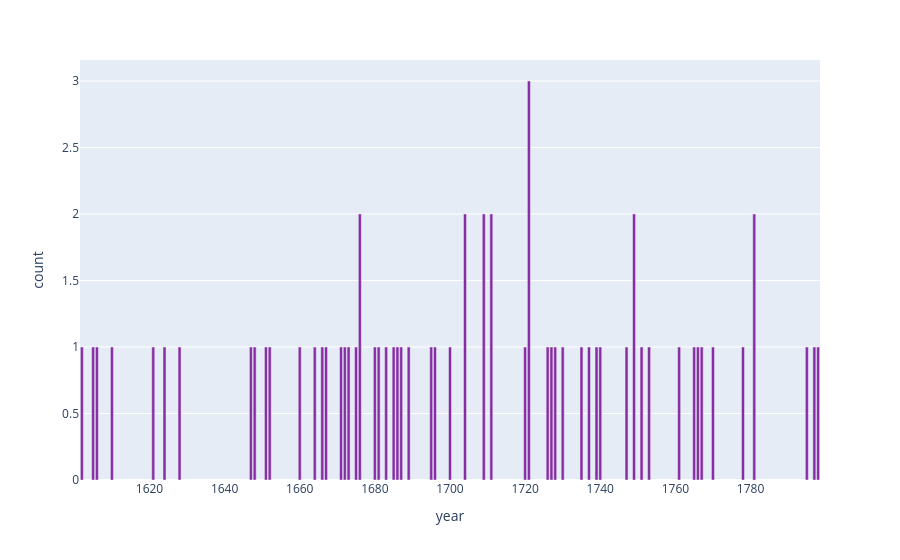

Here is the notebook cell this chart was saved with:
### Code cell
fig = px.bar(agg, x='year', y='count',
             hover_data='id',
             color_discrete_sequence=['rgb(135, 44, 162)'])
fig.show()

### Figure 1 — Plotly figure (JSON) as saved in the notebook; plotly's stock layout.template omitted (floating-point values rounded to 4 significant figures)
{"data": [{"customdata": [["<a href=\"https://orgelpredigt.ur.de/E000001\" target=\"_blank\">Christliche Predigt (Tübingen 1602)</a>"], ["<a href=\"https://orgelpredigt.ur.de/E000002\" target=\"_blank\">Musica instrumentalis (Meißen 1605)</a>"], ["<a href=\"https://orgelpredigt.ur.de/E000029\" target=\"_blank\">Christliche Predigt (Tübingen 1606)</a>"], ["<a href=\"https://orgelpredigt.ur.de/E000030\" target=\"_blank\">Elogium Organi Musici (Altenburg 1610)</a>"], ["<a href=\"https://orgelpredigt.ur.de/E000099\" target=\"_blank\">Corona Templi (Nürnberg 1621)</a>"], ["<a href=\"https://orgelpredigt.ur.de/E000003\" target=\"_blank\">Vlmische Orgel Predigt (Ulm 1624)</a>"], ["<a href=\"https://orgelpredigt.ur.de/E000098\" target=\"_blank\">Musica ecclesiastica (Stettin 1628)</a>"], ["<a href=\"https://orgelpredigt.ur.de/E000096\" target=\"_blank\">Kostbare Bosische Orgel (Zwickau 1647)</a>"], ["<a href=\"https://orgelpredigt.ur.de/E000095\" target=\"_blank\">Längst=gewüntzschte Mittweidische Orgel=Freude (Dresden 1648)</a>"], ["<a href=\"https://orgelpredigt.ur.de/E000092\" target=\"_blank\">Organologismos (Dresden 1651)</a>"], ["<a href=\"https://orgelpredigt.ur.de/E000091\" target=\"_blank\">Stolpenische Ehren-Crone (Dresden 1652)</a>"], ["<a href=\"https://orgelpredigt.ur.de/E000090\" target=\"_blank\">Organolustria Evangelico-Stambachiana (Hof 1660)</a>"], ["<a href=\"https://orgelpredigt.ur.de/E000089\" target=\"_blank\">Encoenia HierOrganica (Halle 1664)</a>"], ["<a href=\"https://orgelpredigt.ur.de/E000086\" target=\"_blank\">Orgel=Predigt (Arnstadt 1666)</a>"], ["<a href=\"https://orgelpredigt.ur.de/E000085\" target=\"_blank\">Das fröliche Hallelujah (Halle 1667)</a>"], ["<a href=\"https://orgelpredigt.ur.de/E000083\" target=\"_blank\">Das Gott=Lob=Schallende Hosianna (Leipzig 1671)</a>"], ["<a href=\"https://orgelpredigt.ur.de/E000082\" target=\"_blank\">Geistliches Orgelwerk (Erfurt 1672)</a>"], ["<a href=\"https://orgelpredigt.ur.de/E000079\" target=\"_blank\">Denck- und Danck-Säule (Rothenburg ob der Tauber [1673])</a>"], ["<a href=\"https://orgelpredigt.ur.de/E000078\" target=\"_blank\">Das fröliche Halleluja (Wittenberg 1675)</a>"], ["<a href=\"https://orgelpredigt.ur.de/E000075\" target=\"_blank\">Das Lieblich=klingende Orgeln und Saiten=Spiel (Coburg 1676)</a>, <a href=\"https://orgelpredigt.ur.de/E000106\" target=\"_blank\">Die andere Predigt (Coburg 1676)</a>"], ["<a href=\"https://orgelpredigt.ur.de/E000073\" target=\"_blank\">Geistlich= und Gott wohlgefälliges Lob- und Danck-Opffer (Bayreuth 1680)</a>"], ["<a href=\"https://orgelpredigt.ur.de/E000072\" target=\"_blank\">Gott und Gnug (Meißen 1681)</a>"], ["<a href=\"https://orgelpredigt.ur.de/E000070\" target=\"_blank\">Cithara Theologica (Schleusingen 1683)</a>"], ["<a href=\"https://orgelpredigt.ur.de/E000108\" target=\"_blank\">Organi Laudes (Plauen 1685)</a>"], ["<a href=\"https://orgelpredigt.ur.de/E000069\" target=\"_blank\">Organum Mysticum (Dresden 1686)</a>"], ["<a href=\"https://orgelpredigt.ur.de/E000068\" target=\"_blank\">Das dem Allmächtigen abzustattende Lob (Altenburg s.a.)</a>"], ["<a href=\"https://orgelpredigt.ur.de/E000067\" target=\"_blank\">Organo-Praxis Mystica (Görlitz 1689)</a>"], ["<a href=\"https://orgelpredigt.ur.de/E000065\" target=\"_blank\">Eine Christliche Orgel=Predigt (Danzig 1695)</a>"], ["<a href=\"https://orgelpredigt.ur.de/E000063\" target=\"_blank\">Schuldiges Lob Gottes (Nürnberg 1696)</a>"], ["<a href=\"https://orgelpredigt.ur.de/E000060\" target=\"_blank\">Die Christliche Harmonie (Jena 1700)</a>"], ["<a href=\"https://orgelpredigt.ur.de/E000058\" target=\"_blank\">Christliche Orgel-Predigt (Danzig s.a.)</a>, <a href=\"https://orgelpredigt.ur.de/E000059\" target=\"_blank\">Einweihungs-Predigt (Görlitz 1704)</a>"], ["<a href=\"https://orgelpredigt.ur.de/E000056\" target=\"_blank\">Orgel Weih-Predigt (Ansbach 1709)</a>, <a href=\"https://orgelpredigt.ur.de/E000057\" target=\"_blank\">Das rein-gestimmte Orgel-Werk unsers Herzens (Nürnberg s.a.)</a>"], ["<a href=\"https://orgelpredigt.ur.de/E000055\" target=\"_blank\">Davids Vermahnung (Dresden 1711)</a>, <a href=\"https://orgelpredigt.ur.de/E000104\" target=\"_blank\">Evangelischer Christen Gott-gefällige Kirch-Weyhung (Dresden 1711)</a>"], ["<a href=\"https://orgelpredigt.ur.de/E000053\" target=\"_blank\">Vivum Dei Organum (Schneeberg s.a.)</a>"], ["<a href=\"https://orgelpredigt.ur.de/E000051\" target=\"_blank\">Die Kneiphöffsche laute Orgel=Stimme (Königsberg 1721)</a>, <a href=\"https://orgelpredigt.ur.de/E000052\" target=\"_blank\">Ein wolgerührtes Orgel=Werck (Königsberg 1721)</a>, <a href=\"https://orgelpredigt.ur.de/E000074\" target=\"_blank\">Glaubiger Kinder Gottes Gott=gefällige Music (Augsburg 1721)</a>"], ["<a href=\"https://orgelpredigt.ur.de/E000048\" target=\"_blank\">Die verstimmte Zwölff Grösseste Pfeiffen (Tübingen s.a.)</a>"], ["<a href=\"https://orgelpredigt.ur.de/E000046\" target=\"_blank\">Die edle und wohlgeordnete Music der Gläubigen (Halle 1727)</a>"], ["<a href=\"https://orgelpredigt.ur.de/E000045\" target=\"_blank\">Hymnosophia sacra (Billwerder 1728)</a>"], ["<a href=\"https://orgelpredigt.ur.de/E000061\" target=\"_blank\">Einweihungs-Predigt (Berlin 1730)</a>"], ["<a href=\"https://orgelpredigt.ur.de/E000042\" target=\"_blank\">Das Neue Lied (Freiberg 1735)</a>"], ["<a href=\"https://orgelpredigt.ur.de/E000109\" target=\"_blank\">Stimme des Predigers (1737)</a>"], ["<a href=\"https://orgelpredigt.ur.de/E000041\" target=\"_blank\">Die Billige Orgel-Freude (Danzig 1739)</a>"], ["<a href=\"https://orgelpredigt.ur.de/E000039\" target=\"_blank\">Winnedisches Reminiscere (Stuttgart 1740)</a>"], ["<a href=\"https://orgelpredigt.ur.de/E000038\" target=\"_blank\">Den rechtmäßigen Gebrauch der Music (Königsberg 1747)</a>"], ["<a href=\"https://orgelpredigt.ur.de/E000036\" target=\"_blank\">Die heilige Sabbaths-Lust an dem Herrn (Danzig 1749)</a>, <a href=\"https://orgelpredigt.ur.de/E000037\" target=\"_blank\">Christliche Predigt (Straßburg 1749)</a>"], ["<a href=\"https://orgelpredigt.ur.de/E000035\" target=\"_blank\">Musicalische Orgel= Lob= und Ehren=Predigt (s.l. 1751)</a>"], ["<a href=\"https://orgelpredigt.ur.de/E000034\" target=\"_blank\">Lob= und Danck=Predigt (Berlin 1753)</a>"], ["<a href=\"https://orgelpredigt.ur.de/E000027\" target=\"_blank\">Der Christen gerechte Freude (Breslau 1761)</a>"], ["<a href=\"https://orgelpredigt.ur.de/E000024\" target=\"_blank\">Die heiligen Verrichtungen in dem Hause des Herrn (Eisenach 1765)</a>"], ["<a href=\"https://orgelpredigt.ur.de/E000023\" target=\"_blank\">Der rechte Gebrauch der Orgeln (Altenburg 1766)</a>"], ["<a href=\"https://orgelpredigt.ur.de/E000021\" target=\"_blank\">Das heilige und fröliche Aufsehen (Tübingen 1767)</a>"], ["<a href=\"https://orgelpredigt.ur.de/E000020\" target=\"_blank\">Predigt am Feste der Heimsuchung Mariae (Rostock 1770)</a>"], ["<a href=\"https://orgelpredigt.ur.de/E000016\" target=\"_blank\">Der Dienst der Orgeln (Jena 1778)</a>"], ["<a href=\"https://orgelpredigt.ur.de/E000014\" target=\"_blank\">Gast-Predigt (Ulm 1781)</a>, <a href=\"https://orgelpredigt.ur.de/E000015\" target=\"_blank\">Rede und Predigt bey Einweihung der neuen Orgel (Stockholm 1781)</a>"], ["<a href=\"https://orgelpredigt.ur.de/E000009\" target=\"_blank\">Predigt bey Einweyhung der Orgel (s.l. 1795)</a>"], ["<a href=\"https://orgelpredigt.ur.de/E000008\" target=\"_blank\">Predigt Bey der Einweihung einer Orgel (Leipzig 1797)</a>"], ["<a href=\"https://orgelpredigt.ur.de/E000007\" target=\"_blank\">Predigt bey der feyerlichen Einweihung der neuen Orgel (Magdeburg 1798)</a>"]], "hovertemplate": "year=%{x}<br>count=%{y}<br>id=%{customdata[0]}<extra></extra>", "legendgroup": "", "marker": {"color": "rgb(135, 44, 162)", "pattern": {"shape": ""}}, "name": "", "orientation": "v", "showlegend": false, "textposition": "auto", "type": "bar", "x": [1602, 1605, 1606, 1610, 1621, 1624, 1628, 1647, 1648, 1651, 1652, 1660, 1664, 1666, 1667, 1671, 1672, 1673, 1675, 1676, 1680, 1681, 1683, 1685, 1686, 1687, 1689, 1695, 1696, 1700, 1704, 1709, 1711, 1720, 1721, 1726, 1727, 1728, 1730, 1735, 1737, 1739, 1740, 1747, 1749, 1751, 1753, 1761, 1765, 1766, 1767, 1770, 1778, 1781, 1795, 1797, 1798], "xaxis": "x", "y": [1, 1, 1, 1, 1, 1, 1, 1, 1, 1, 1, 1, 1, 1, 1, 1, 1, 1, 1, 2, 1, 1, 1, 1, 1, 1, 1, 1, 1, 1, 2, 2, 2, 1, 3, 1, 1, 1, 1, 1, 1, 1, 1, 1, 2, 1, 1, 1, 1, 1, 1, 1, 1, 2, 1, 1, 1], "yaxis": "y"}], "layout": {"barmode": "relative", "legend": {"tracegroupgap": 0}, "margin": {"t": 60}, "xaxis": {"anchor": "y", "domain": [0, 1], "title": {"text": "year"}}, "yaxis": {"anchor": "x", "domain": [0, 1], "title": {"text": "count"}}}}
